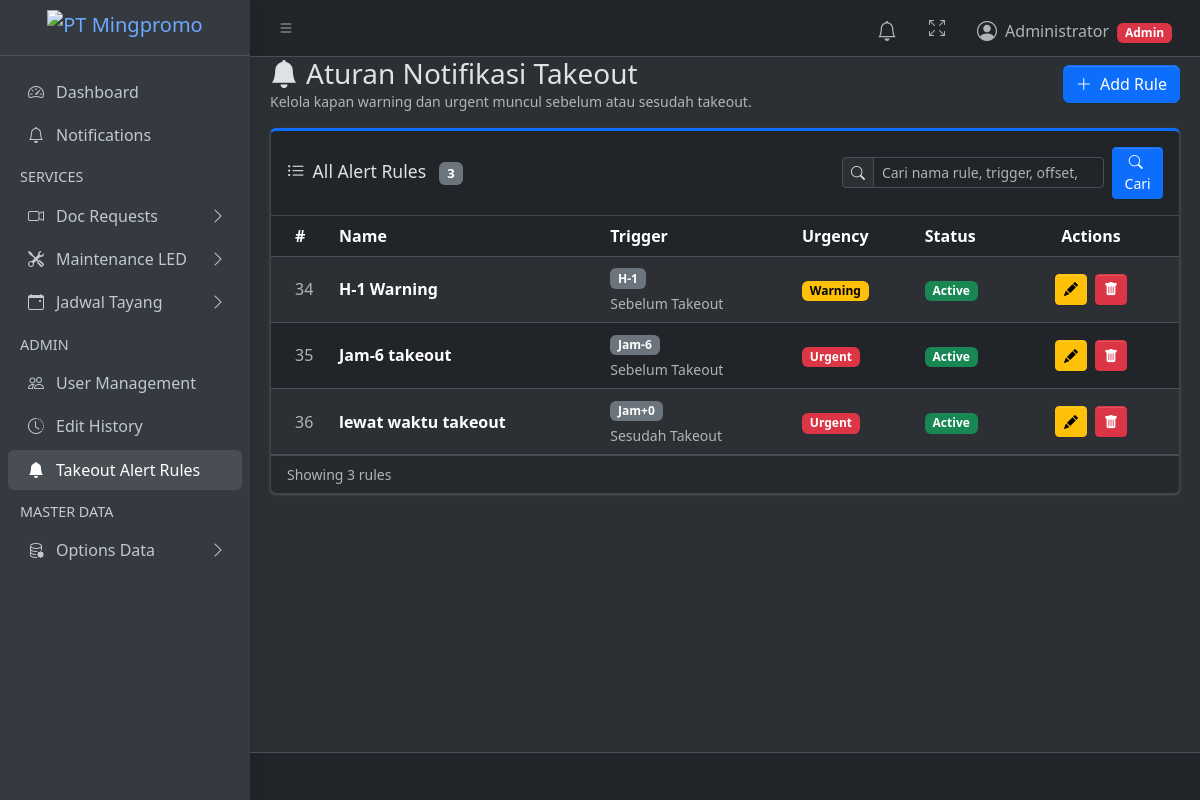
The app's page /notifications/rules/ (signed in), older data.
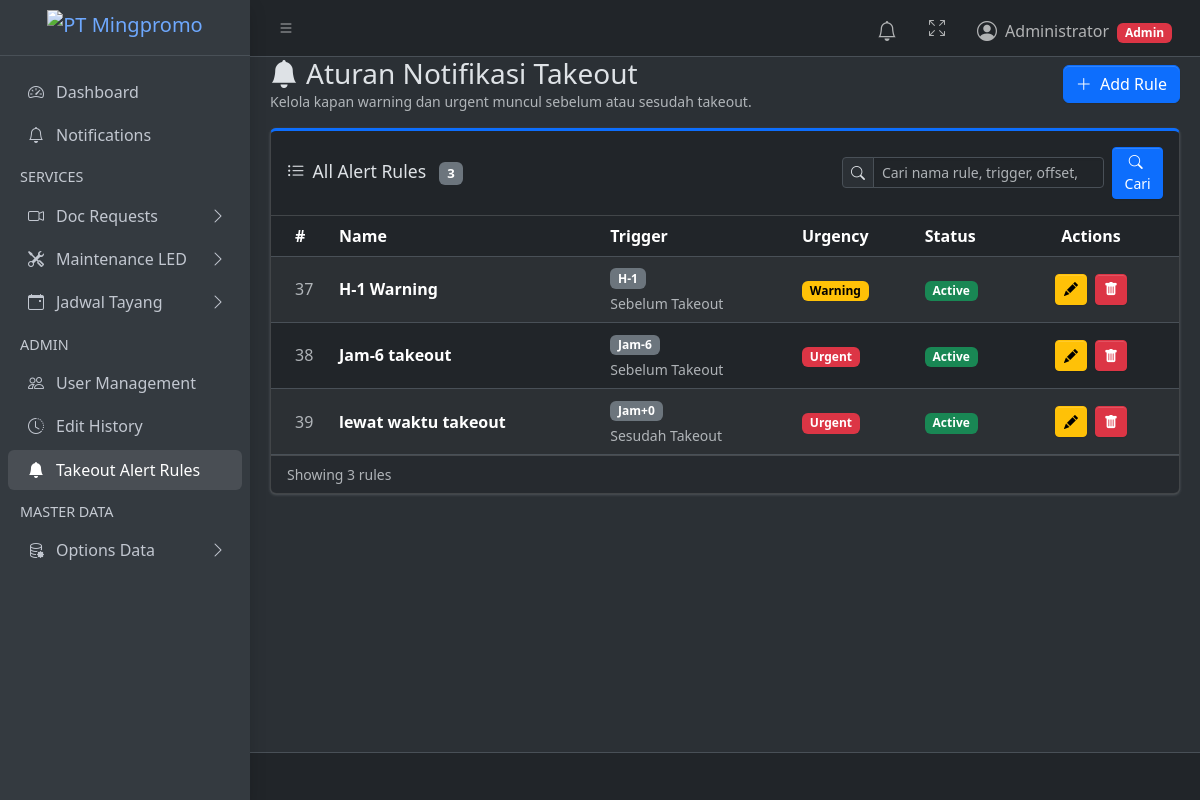
The same page, newer data.
### products/models.py (models this page shows, shortened)
class TakeoutAlertRule(models.Model):
    class TriggerDirection(models.TextChoices):
        BEFORE = "BEFORE", "Sebelum Takeout"
        AFTER = "AFTER", "Sesudah Takeout"
    class OffsetUnit(models.TextChoices):
        DAY = "DAY", "Hari"
        HOUR = "HOUR", "Jam"
    class Urgency(models.TextChoices):
        WARNING = "WARNING", "Warning"
        URGENT = "URGENT", "Urgent"
    name = models.CharField(max_length=150, unique=True)
    trigger_direction = models.CharField(
        max_length=10,
        choices=TriggerDirection.choices,
        default=TriggerDirection.BEFORE,
    )
    offset_unit = models.CharField(max_length=10, choices=OffsetUnit.choices)
    offset_value = models.PositiveIntegerField()
    lead_minutes = models.PositiveIntegerField(default=0, editable=False)
    urgency = models.CharField(max_length=10, choices=Urgency.choices)
    is_active = models.BooleanField(default=True)
    created_at = models.DateTimeField(auto_now_add=True)
    updated_at = models.DateTimeField(auto_now=True)
    class Meta:
        ordering = ["-is_active", "-lead_minutes", "urgency", "name"]
        verbose_name = "Takeout Alert Rule"
        verbose_name_plural = "Takeout Alert Rules"
    def offset_display(self):
        sign = "-" if self.trigger_direction == self.TriggerDirection.BEFORE else "+"
        if self.offset_unit == self.OffsetUnit.DAY:
            return f"H{sign}{self.offset_value}"
        return f"Jam{sign}{self.offset_value}"

### products/views.py (the view, shortened to what this page needs)
# urls.py: path("notifications/rules/", views.takeout_alert_rule_list, name="takeout_alert_rule_list"),
@admin_required
def takeout_alert_rule_list(request):
    search_query = _get_search_query(request)
    rules = TakeoutAlertRule.objects.all()
    return render(request, "products/takeout_alert_rule_list.html", {
        "rules": rules,
        **_search_context(request, "Cari nama rule, trigger, offset, atau urgency"),
    })

### products/views.py (called while the page is built)
def _is_admin(user):
    return user.is_superuser or user.groups.filter(name="admin").exists()

def _get_search_query(request):
    return request.GET.get("q", "").strip()

def _search_context(request, placeholder):
    params = request.GET.copy()
    params.pop("page", None)
    search_query = _get_search_query(request)
    return {
        "search_query": search_query,
        "search_active": bool(search_query),
        "search_placeholder": placeholder,
        "page_query": params.urlencode(),
    }

def admin_required(view_func):
    @wraps(view_func)
    @login_required
    def wrapper(request, *args, **kwargs):
        if not _is_admin(request.user):
            return _forbidden_response(request, "Halaman ini hanya bisa diakses oleh Admin.")
        return view_func(request, *args, **kwargs)
    return wrapper

### products/templates/products/takeout_alert_rule_list.html (shortened to what this page needs)
{% extends "layouts/base.html" %}
{% block content %}
<div class="d-flex justify-content-between align-items-center mb-3">
  <div>
    <h3 class="mb-0"><i class="bi bi-bell-fill me-2"></i>Aturan Notifikasi Takeout</h3>
    <p class="text-muted mb-0 small">Kelola kapan warning dan urgent muncul sebelum atau sesudah takeout.</p>
  </div>
  <button type="button" class="btn btn-primary" onclick="loadModal('{% url 'takeout_alert_rule_create' %}')">
    <i class="bi bi-plus-lg me-1"></i> Add Rule
  </button>
</div>
<div class="card card-primary card-outline">
  <div class="card-header">
    <div class="d-flex flex-column flex-lg-row align-items-lg-center justify-content-between gap-3">
      <h3 class="card-title mb-0">
        <i class="bi bi-list-ul me-2"></i>All Alert Rules
        <span class="badge bg-secondary ms-2">{{ rules|length }}</span>
      </h3>
      {% include "products/_table_search.html" %}
    </div>
  </div>
  <div class="card-body p-0 table-responsive">
    <table class="table table-striped table-hover align-middle mb-0">
      <thead>
        <tr>
          <th style="width:60px">#</th>
          <th>Name</th>
          <th>Trigger</th>
          <th>Urgency</th>
          <th>Status</th>
          <th style="width:160px" class="text-center">Actions</th>
        </tr>
      </thead>
      <tbody>
        {% for rule in rules %}
        <tr>
          <td class="text-muted">{{ rule.id }}</td>
          <td class="fw-semibold">{{ rule.name }}</td>
          <td>
            <span class="badge text-bg-secondary">{{ rule.offset_display }}</span>
            <div class="small text-muted mt-1">{{ rule.get_trigger_direction_display }}</div>
          </td>
          <td>
            <span class="badge text-bg-{% if rule.urgency == 'URGENT' %}danger{% else %}warning{% endif %}">
              {{ rule.get_urgency_display }}
            </span>
          </td>
          <td>
            {% if rule.is_active %}
            <span class="badge text-bg-success">Active</span>
            {% else %}
            <span class="badge text-bg-secondary">Inactive</span>
            {% endif %}
          </td>
          <td class="text-center">
            <button type="button" class="btn btn-sm btn-warning me-1" onclick="loadModal('{% url 'takeout_alert_rule_edit' rule.id %}')">
              <i class="bi bi-pencil-fill"></i>
            </button>
            <button type="button" class="btn btn-sm btn-danger" onclick="loadModal('{% url 'takeout_alert_rule_delete' rule.id %}')">
              <i class="bi bi-trash-fill"></i>
            </button>
          </td>
        </tr>
        {% endfor %}
      </tbody>
    </table>
  </div>
  {% if rules %}
  <div class="card-footer text-muted small">
    Showing {{ rules|length }} rule{{ rules|length|pluralize }}{% if search_active %} for "{{ search_query }}"{% endif %}
  </div>
  {% endif %}
</div>
{% endblock %}

### products/templates/layouts/base.html (shortened to what this page needs)
{% load static %}
<!doctype html>
<html lang="en" data-bs-theme="dark">
<head>
  <link rel="stylesheet" href="https://cdn.jsdelivr.net/npm/@fontsource/source-sans-3@5.0.12/index.css"
 />
  <link rel="stylesheet" href="https://cdn.jsdelivr.net/npm/overlayscrollbars@2.11.0/styles/overlayscrollbars.min.css"
 />
  <link rel="stylesheet" href="https://cdn.jsdelivr.net/npm/bootstrap-icons@1.13.1/font/bootstrap-icons.min.css"
 />
  <link rel="stylesheet" href="{% static 'AdminLTE4/dist/css/adminlte.min.css' %}" />
  <link href="https://cdn.jsdelivr.net/npm/select2@4.1.0-rc.0/dist/css/select2.min.css" rel="stylesheet" />
  <link href="https://cdn.jsdelivr.net/npm/select2-bootstrap-5-theme@1.3.0/dist/select2-bootstrap-5-theme.min.css" rel="stylesheet" />
</head>
<body class="layout-fixed sidebar-mini sidebar-expand-lg {% if request.resolver_match.url_name == 'dashboard' %}sidebar-collapse{% else %}sidebar-open{% endif %} bg-body-tertiary">
  <div class="app-wrapper">
    {% include "layouts/header.html" %}
    {% include "layouts/sidebar.html" %}
    <main class="app-main">
      <div class="app-content">
        <div class="container-fluid">
          {% block content %}{% endblock %}
        </div>
      </div>
    </main>
    <footer class="app-footer">
    </footer>
  </div>
  <div id="urgent-toast-container" class="toast-container position-fixed top-0 end-0 p-3" style="z-index: 1090;"></div>
</body>
</html>

### products/templates/layouts/header.html (shortened to what this page needs)
<nav class="app-header navbar navbar-expand bg-body">
  <div class="container-fluid">
    <ul class="navbar-nav">
      <li class="nav-item">
        <a class="nav-link" data-lte-toggle="sidebar" href="#" role="button">
          <i class="bi bi-list"></i>
        </a>
      </li>
    </ul>
    <ul class="navbar-nav ms-auto">
      <li class="nav-item dropdown" id="notification-center" data-summary-url="{% url 'notification_summary' %}">
        <a href="#" class="nav-link position-relative" data-bs-toggle="dropdown" aria-expanded="false">
          <i class="bi bi-bell fs-5"></i>
        </a>
      </li>
      <li class="nav-item">
        <a class="nav-link" href="#" data-lte-toggle="fullscreen">
          <i data-lte-icon="maximize" class="bi bi-arrows-fullscreen"></i>
        </a>
      </li>
      <li class="nav-item dropdown user-menu">
        <a href="#" class="nav-link dropdown-toggle" data-bs-toggle="dropdown">
          <span class="d-flex align-items-center gap-2">
            <i class="bi bi-person-circle fs-5"></i>
            <span class="d-none d-md-inline">
              {{ user.get_full_name|default:user.username }}
              {% if user.is_superuser or user.groups.all.0.name == "admin" %}
              <span class="badge text-bg-danger ms-1">Admin</span>
              {% else %}
              <span class="badge text-bg-info ms-1">Staff</span>
              {% endif %}
            </span>
          </span>
        </a>
      </li>
    </ul>
  </div>
</nav>

### products/templates/layouts/sidebar.html (shortened to what this page needs)
{% load static %}
<aside class="app-sidebar bg-body-secondary shadow" data-bs-theme="dark">
  <div class="sidebar-brand">
    <a href="{% url 'dashboard' %}" class="brand-link d-flex align-items-center px-3 py-2">
      <img src="{% static 'mingpromo-logo.png' %}" alt="PT Mingpromo"
        style="height:36px; width:auto; object-fit:contain; max-width:160px;" />
    </a>
  </div>
  <div class="sidebar-wrapper">
    <nav class="mt-2">
      <ul class="nav sidebar-menu flex-column" data-lte-toggle="treeview" role="navigation" aria-label="Main navigation"
        data-accordion="false">
        <li class="nav-item">
          <a href="{% url 'dashboard' %}"
            class="nav-link {% if request.resolver_match.url_name == 'dashboard' %}active{% endif %}">
            <i class="nav-icon bi bi-speedometer2"></i>
            <p>Dashboard</p>
          </a>
        </li>
        <li class="nav-item">
          <a href="{% url 'notification_list' %}"
            class="nav-link {% if request.resolver_match.url_name == 'notification_list' %}active{% endif %}">
            <i class="nav-icon bi bi-bell"></i>
            <p>Notifications</p>
          </a>
        </li>
        <li class="nav-header">SERVICES</li>
        <li
          class="nav-item {% if request.resolver_match.url_name in 'doc_request_list,doc_request_create,doc_request_detail,doc_request_delete' %}menu-open{% endif %}">
          <a href="#"
            class="nav-link {% if request.resolver_match.url_name in 'doc_request_list,doc_request_create,doc_request_detail,doc_request_delete' %}active{% endif %}">
            <i class="nav-icon bi bi-camera-video"></i>
            <p>
              Doc Requests
            </p>
          </a>
        </li>
        <li
          class="nav-item {% if request.resolver_match.url_name in 'maint_request_list,maint_request_create,maint_request_detail,maint_request_delete' %}menu-open{% endif %}">
          <a href="#"
            class="nav-link {% if request.resolver_match.url_name in 'maint_request_list,maint_request_create,maint_request_detail,maint_request_delete' %}active{% endif %}">
            <i class="nav-icon bi bi-tools"></i>
            <p>
              Maintenance LED
            </p>
          </a>
        </li>
        <li
          class="nav-item {% if request.resolver_match.url_name in 'jadwal_tayang_list,jadwal_tayang_report,jadwal_tayang_create,jadwal_tayang_detail,jadwal_tayang_delete' %}menu-open{% endif %}">
          <a href="#"
            class="nav-link {% if request.resolver_match.url_name in 'jadwal_tayang_list,jadwal_tayang_report,jadwal_tayang_create,jadwal_tayang_detail,jadwal_tayang_delete' %}active{% endif %}">
            <i class="nav-icon bi bi-calendar-event"></i>
            <p>
              Jadwal Tayang
            </p>
          </a>
        </li>
        {% if user.is_superuser or user.groups.all.0.name == "admin" %}
        <li class="nav-header">ADMIN</li>
        <li class="nav-item">
          <a href="{% url 'user_list' %}"
            class="nav-link {% if request.resolver_match.url_name in 'user_list,user_create,user_edit,user_delete' %}active{% endif %}">
            <i class="nav-icon bi bi-people"></i>
            <p>User Management</p>
          </a>
        </li>
        <li class="nav-item">
          <a href="{% url 'edit_history_list' %}"
            class="nav-link {% if request.resolver_match.url_name == 'edit_history_list' %}active{% endif %}">
            <i class="nav-icon bi bi-clock-history"></i>
            <p>Edit History</p>
          </a>
        </li>
        <li class="nav-item">
          <a href="{% url 'takeout_alert_rule_list' %}"
            class="nav-link {% if request.resolver_match.url_name in 'takeout_alert_rule_list,takeout_alert_rule_create,takeout_alert_rule_edit,takeout_alert_rule_delete' %}active{% endif %}">
            <i class="nav-icon bi bi-bell-fill"></i>
            <p>Takeout Alert Rules</p>
          </a>
        </li>
        <li class="nav-header">MASTER DATA</li>
        <li
          class="nav-item {% if request.resolver_match.url_name in 'master_data_list,master_data_create,master_data_edit,master_data_delete' %}menu-open{% endif %}">
          <a href="#"
            class="nav-link {% if request.resolver_match.url_name in 'master_data_list,master_data_create,master_data_edit,master_data_delete' %}active{% endif %}">
            <i class="nav-icon bi bi-database-gear"></i>
            <p>
              Options Data
            </p>
          </a>
        </li>
        {% endif %}
      </ul>
    </nav>
  </div>
</aside>

### products/templates/products/_table_search.html (shortened to what this page needs)
<form method="get" class="d-flex flex-column flex-md-row align-items-md-center gap-2">
  <div class="input-group input-group-sm">
    <span class="input-group-text">
      <i class="bi bi-search"></i>
    </span>
    <input
      type="search"
      name="q"
      class="form-control"
      value="{{ search_query }}"
      placeholder="{{ search_placeholder|default:'Cari data...' }}"
      aria-label="Cari data"
    >
  </div>
  <div class="d-flex gap-2">
    <button type="submit" class="btn btn-sm btn-primary">
      <i class="bi bi-search me-1"></i>Cari
    </button>
  </div>
</form>

Row changes from the older to the newer data that the page shows:
removed TakeoutAlertRule: id "34", name "H-1 Warning", offset_display "H-1", trigger_direction "Sebelum Takeout", urgency "Warning", is_active "Active"
removed TakeoutAlertRule: id "35", name "Jam-6 takeout", offset_display "Jam-6", trigger_direction "Sebelum Takeout", urgency "Urgent", is_active "Active"
removed TakeoutAlertRule: id "36", name "lewat waktu takeout", offset_display "Jam+0", trigger_direction "Sesudah Takeout", urgency "Urgent", is_active "Active"
added TakeoutAlertRule: id "37", name "H-1 Warning", offset_display "H-1", trigger_direction "Sebelum Takeout", urgency "Warning", is_active "Active"
added TakeoutAlertRule: id "38", name "Jam-6 takeout", offset_display "Jam-6", trigger_direction "Sebelum Takeout", urgency "Urgent", is_active "Active"
added TakeoutAlertRule: id "39", name "lewat waktu takeout", offset_display "Jam+0", trigger_direction "Sesudah Takeout", urgency "Urgent", is_active "Active"
